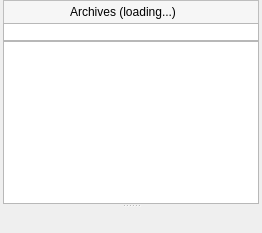
         <widget class="QWidget" name="archivesTab">
          <attribute name="title">
           <string>Archives</string>
          </attribute>
          <attribute name="toolTip">
           <string>Switch to Archives tab &lt;span style=&quot;color:gray;font-size:small&quot;&gt;%1&lt;/span&gt;</string>
          </attribute>
          <layout class="QVBoxLayout" name="archivesVerticalLayout">
           <property name="spacing">
            <number>0</number>
           </property>
           <property name="leftMargin">
            <number>3</number>
           </property>
           <property name="topMargin">
            <number>0</number>
           </property>
           <property name="rightMargin">
            <number>3</number>
           </property>
           <property name="bottomMargin">
            <number>0</number>
           </property>
           <item>
            <widget class="QFrame" name="archivesHeader">
             <property name="styleSheet">
              <string notr="true">#archivesHeader {
background: rgba(246,246,246,255);
margin-bottom: -1px;
}</string>
             </property>
             <property name="frameShape">
              <enum>QFrame::StyledPanel</enum>
             </property>
             <layout class="QHBoxLayout" name="archivesHeaderHL">
              <property name="spacing">
               <number>0</number>
              </property>
              <property name="leftMargin">
               <number>5</number>
              </property>
              <property name="topMargin">
               <number>3</number>
              </property>
              <property name="rightMargin">
               <number>5</number>
              </property>
              <property name="bottomMargin">
               <number>3</number>
              </property>
              <item>
               <widget class="QLabel" name="archivesCountLabel">
                <property name="text">
                 <string>Archives (loading...)</string>
                </property>
                <property name="alignment">
                 <set>Qt::AlignCenter</set>
                </property>
               </widget>
              </item>
              <item>
               <widget class="QToolButton" name="archivesFilterButton">
                <property name="minimumSize">
                 <size>
                  <width>16</width>
                  <height>16</height>
                 </size>
                </property>
                <property name="maximumSize">
                 <size>
                  <width>16</width>
                  <height>16</height>
                 </size>
                </property>
                <property name="styleSheet">
                 <string notr="true">QToolButton {
border: transparent;
padding: 2px;
}

QToolButton:checked {
border: 1px solid darkgrey;
}</string>
                </property>
                <property name="icon">
                 <iconset resource="../resources/resources.qrc">
                  <normaloff>:/icons/magnifying-glass.png</normaloff>:/icons/magnifying-glass.png</iconset>
                </property>
                <property name="shortcut">
                 <string>Ctrl+F</string>
                </property>
                <property name="checkable">
                 <bool>true</bool>
                </property>
               </widget>
              </item>
             </layout>
            </widget>
           </item>
           <item>
            <widget class="QFrame" name="archivesFilterFrame">
             <property name="frameShape">
              <enum>QFrame::StyledPanel</enum>
             </property>
             <layout class="QHBoxLayout" name="archivesFilterFrameLayout">
              <property name="leftMargin">
               <number>0</number>
              </property>
              <property name="topMargin">
               <number>0</number>
              </property>
              <property name="rightMargin">
               <number>0</number>
              </property>
              <property name="bottomMargin">
               <number>0</number>
              </property>
              <item>
               <widget class="QComboBox" name="archivesFilter">
                <property name="toolTip">
                 <string>Search and filter the Archives list, shell globbing patterns can be used &lt;span style=&quot;color:gray;font-size:small&quot;&gt;%1&lt;/span&gt;</string>
                </property>
                <property name="styleSheet">
                 <string notr="true">QComboBox {
border: none;
padding-right: 6px;
padding-left: 6px;
}

QComboBox::drop-down {
border: none;
padding-right: 6px;
}

QComboBox::down-arrow {
image:url(:/icons/caret-bottom.png);
}

QComboBox::down-arrow:on {
top: 1px;
left: 1px;
}</string>
                </property>
                <property name="editable">
                 <bool>true</bool>
                </property>
               </widget>
              </item>
             </layout>
            </widget>
           </item>
           <item>
            <widget class="QWidget" name="archivesWidget" native="true">
             <layout class="QVBoxLayout" name="archivesWidgetVerticalLayout">
              <property name="leftMargin">
               <number>0</number>
              </property>
              <property name="topMargin">
               <number>0</number>
              </property>
              <property name="rightMargin">
               <number>0</number>
              </property>
              <property name="bottomMargin">
               <number>0</number>
              </property>
              <item>
               <widget class="QSplitter" name="archivesSplitter">
                <property name="orientation">
                 <enum>Qt::Vertical</enum>
                </property>
                <widget class="ArchiveListWidget" name="archiveListWidget">
                 <property name="contextMenuPolicy">
                  <enum>Qt::CustomContextMenu</enum>
                 </property>
                 <property name="toolTip">
                  <string>Archive list</string>
                 </property>
                 <property name="styleSheet">
                  <string notr="true">#archiveListWidget::item
{
height: 33px;
selection-background-color: rgba(177,214,255,150);
}</string>
                 </property>
                 <property name="tabKeyNavigation">
                  <bool>false</bool>
                 </property>
                 <property name="alternatingRowColors">
                  <bool>true</bool>
                 </property>
                 <property name="selectionMode">
                  <enum>QAbstractItemView::ExtendedSelection</enum>
                 </property>
                 <property name="verticalScrollMode">
                  <enum>QAbstractItemView::ScrollPerPixel</enum>
                 </property>
                 <property name="horizontalScrollMode">
                  <enum>QAbstractItemView::ScrollPerPixel</enum>
                 </property>
                 <property name="layoutMode">
                  <enum>QListView::Batched</enum>
                 </property>
                 <property name="uniformItemSizes">
                  <bool>true</bool>
                 </property>
                 <property name="batchSize">
                  <number>20</number>
                 </property>
                </widget>
                <widget class="ArchiveWidget" name="archiveDetailsWidget" native="true">
                 <property name="sizePolicy">
                  <sizepolicy hsizetype="MinimumExpanding" vsizetype="MinimumExpanding">
                   <horstretch>0</horstretch>
                   <verstretch>0</verstretch>
                  </sizepolicy>
                 </property>
                 <property name="styleSheet">
                  <string notr="true">#archiveWidget {
/*background: transparent;*/
}</string>
                 </property>
                </widget>
               </widget>
              </item>
             </layout>
            </widget>
           </item>
          </layout>
         </widget>
